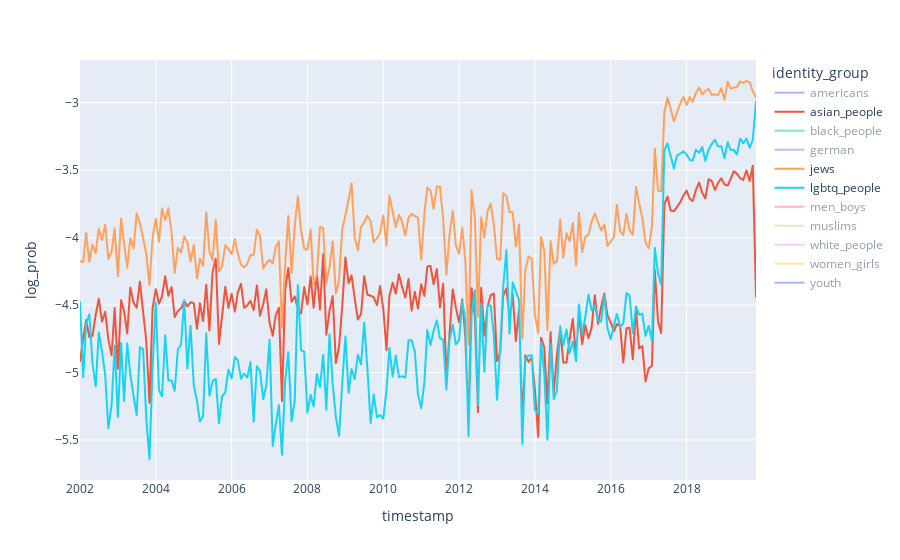

Notebook cell for this chart:
### Markdown cell above
### Identity groups over time

### Code cell
from datetime import datetime, timezone

# post_counts = data.groupby(pd.Grouper(key=date_col, freq='MS'))['content'].count()
# data['word_count'] = data.content.str.split().str.len() # for incels data

# date_col = date_col # for incels data
date_col = 'timestamp' # for white supremacist data, which has a lot of corpus composition changes during that period

# Remove outliers (for white supremacist data)
data = data[data.timestamp >= datetime(2002, 1, 1, tzinfo=timezone.utc)]
exploded = exploded[exploded.timestamp >= datetime(2002, 1, 1, tzinfo=timezone.utc)]

word_counts = data.groupby(pd.Grouper(key=date_col, freq='MS'))['word_count'].sum()
word_counts

# exploded = data.explode('netmapper_identity_matches').dropna(subset='netmapper_identity_matches')
# counts_overtime = exploded.groupby([pd.Grouper(key=date_col, freq='MS'), 'netmapper_identity_matches']).size().to_frame(name='count').reset_index(names=[date_col, 'identity_term'])
counts_overtime = exploded.groupby([pd.Grouper(key=date_col, freq='MS'), 'identity_group']).size().to_frame(name='term_count').reset_index(names=[date_col, 'identity_group'])
counts_overtime

counts_overtime = counts_overtime.join(word_counts, on=date_col).rename(columns={'content': 'word_count'})
counts_overtime

import numpy as np

counts_overtime['mention_prob'] = counts_overtime['term_count'] / counts_overtime.word_count
counts_overtime['log_prob'] = counts_overtime['mention_prob'].map(np.log10)
counts_overtime.head()

# Plot
import plotly.express as px

# Select only most popular identity groups
filtered = counts_overtime[counts_overtime.identity_group.isin(gp_freq.identity_group.head(11))]

# px.line(filtered, x=date_col, y='count', color='identity_term')
px.line(filtered, x=date_col, y='log_prob', color='identity_group', height=500)
# px.line(filtered, x=date_col, y='mention_prob', color='identity_group', log_y=True)

### Figure 1 — Plotly figure (JSON) as saved in the notebook; plotly's stock layout.template omitted (floating-point values rounded to 4 significant figures; data arrays with more than 128 entries replaced by an {"elided": "..."} marker saying what was removed)
{"data": [{"hovertemplate": "identity_group=americans<br>timestamp=%{x}<br>log_prob=%{y}<extra></extra>", "legendgroup": "americans", "line": {"color": "#636efa", "dash": "solid"}, "marker": {"symbol": "circle"}, "mode": "lines", "name": "americans", "showlegend": true, "type": "scattergl", "visible": "legendonly", "x": {"elided": "215 str values"}, "xaxis": "x", "y": {"elided": "215 float values"}, "yaxis": "y"}, {"hovertemplate": "identity_group=asian_people<br>timestamp=%{x}<br>log_prob=%{y}<extra></extra>", "legendgroup": "asian_people", "line": {"color": "#EF553B", "dash": "solid"}, "marker": {"symbol": "circle"}, "mode": "lines", "name": "asian_people", "showlegend": true, "type": "scattergl", "visible": true, "x": {"elided": "215 str values"}, "xaxis": "x", "y": {"elided": "215 float values"}, "yaxis": "y"}, {"hovertemplate": "identity_group=black_people<br>timestamp=%{x}<br>log_prob=%{y}<extra></extra>", "legendgroup": "black_people", "line": {"color": "#00cc96", "dash": "solid"}, "marker": {"symbol": "circle"}, "mode": "lines", "name": "black_people", "showlegend": true, "type": "scattergl", "visible": "legendonly", "x": {"elided": "215 str values"}, "xaxis": "x", "y": {"elided": "215 float values"}, "yaxis": "y"}, {"hovertemplate": "identity_group=german<br>timestamp=%{x}<br>log_prob=%{y}<extra></extra>", "legendgroup": "german", "line": {"color": "#ab63fa", "dash": "solid"}, "marker": {"symbol": "circle"}, "mode": "lines", "name": "german", "showlegend": true, "type": "scattergl", "visible": "legendonly", "x": {"elided": "214 str values"}, "xaxis": "x", "y": {"elided": "214 float values"}, "yaxis": "y"}, {"hovertemplate": "identity_group=jews<br>timestamp=%{x}<br>log_prob=%{y}<extra></extra>", "legendgroup": "jews", "line": {"color": "#FFA15A", "dash": "solid"}, "marker": {"symbol": "circle"}, "mode": "lines", "name": "jews", "showlegend": true, "type": "scattergl", "visible": true, "x": {"elided": "215 str values"}, "xaxis": "x", "y": {"elided": "215 float values"}, "yaxis": "y"}, {"hovertemplate": "identity_group=lgbtq_people<br>timestamp=%{x}<br>log_prob=%{y}<extra></extra>", "legendgroup": "lgbtq_people", "line": {"color": "#19d3f3", "dash": "solid"}, "marker": {"symbol": "circle"}, "mode": "lines", "name": "lgbtq_people", "showlegend": true, "type": "scattergl", "visible": true, "x": {"elided": "215 str values"}, "xaxis": "x", "y": {"elided": "215 float values"}, "yaxis": "y"}, {"hovertemplate": "identity_group=men_boys<br>timestamp=%{x}<br>log_prob=%{y}<extra></extra>", "legendgroup": "men_boys", "line": {"color": "#FF6692", "dash": "solid"}, "marker": {"symbol": "circle"}, "mode": "lines", "name": "men_boys", "showlegend": true, "type": "scattergl", "visible": "legendonly", "x": {"elided": "215 str values"}, "xaxis": "x", "y": {"elided": "215 float values"}, "yaxis": "y"}, {"hovertemplate": "identity_group=muslims<br>timestamp=%{x}<br>log_prob=%{y}<extra></extra>", "legendgroup": "muslims", "line": {"color": "#B6E880", "dash": "solid"}, "marker": {"symbol": "circle"}, "mode": "lines", "name": "muslims", "showlegend": true, "type": "scattergl", "visible": "legendonly", "x": {"elided": "214 str values"}, "xaxis": "x", "y": {"elided": "214 float values"}, "yaxis": "y"}, {"hovertemplate": "identity_group=white_people<br>timestamp=%{x}<br>log_prob=%{y}<extra></extra>", "legendgroup": "white_people", "line": {"color": "#FF97FF", "dash": "solid"}, "marker": {"symbol": "circle"}, "mode": "lines", "name": "white_people", "showlegend": true, "type": "scattergl", "visible": "legendonly", "x": {"elided": "215 str values"}, "xaxis": "x", "y": {"elided": "215 float values"}, "yaxis": "y"}, {"hovertemplate": "identity_group=women_girls<br>timestamp=%{x}<br>log_prob=%{y}<extra></extra>", "legendgroup": "women_girls", "line": {"color": "#FECB52", "dash": "solid"}, "marker": {"symbol": "circle"}, "mode": "lines", "name": "women_girls", "showlegend": true, "type": "scattergl", "visible": "legendonly", "x": {"elided": "215 str values"}, "xaxis": "x", "y": {"elided": "215 float values"}, "yaxis": "y"}, {"hovertemplate": "identity_group=youth<br>timestamp=%{x}<br>log_prob=%{y}<extra></extra>", "legendgroup": "youth", "line": {"color": "#636efa", "dash": "solid"}, "marker": {"symbol": "circle"}, "mode": "lines", "name": "youth", "showlegend": true, "type": "scattergl", "visible": "legendonly", "x": {"elided": "215 str values"}, "xaxis": "x", "y": {"elided": "215 float values"}, "yaxis": "y"}], "layout": {"autosize": true, "legend": {"title": {"text": "identity_group"}, "tracegroupgap": 0}, "margin": {"t": 60}, "xaxis": {"anchor": "y", "autorange": true, "domain": [0, 1], "range": ["2002-01-01", "2019-11-01"], "title": {"text": "timestamp"}, "type": "date"}, "yaxis": {"anchor": "x", "autorange": true, "domain": [0, 1], "range": [-5.797, -2.684], "title": {"text": "log_prob"}, "type": "linear"}}}
